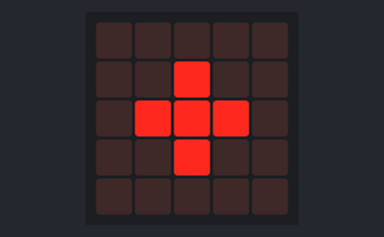
A program run on a simulated BBC micro:bit (MakeCode). Shown: the board's 5×5 LED display.

Above: at 0.2 s.
At 0.6 s:
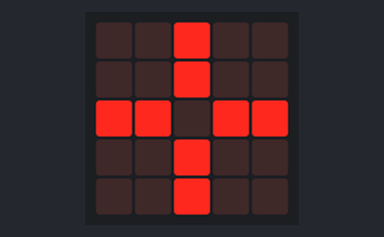
At 1.0 s:
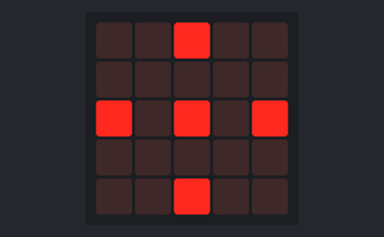

Measured:
- by itself, everything shown: repeats every 1.2 s, in 4 steps
- what the display in image 1 shows lasts 0.4 s, from 0.4 s to 0.8 s

The program:

main.ts
```typescript
input.onGesture(Gesture.TiltRight, function () {

})
input.onGesture(Gesture.TiltLeft, function () {

})
basic.forever(function () {
    basic.showLeds(`
        . . . . .
        . . # . .
        . # # # .
        . . # . .
        . . . . .
        `)
    basic.clearScreen()
    basic.showLeds(`
        . . # . .
        . . # . .
        # # . # #
        . . # . .
        . . # . .
        `)
    basic.clearScreen()
    basic.showLeds(`
        . . # . .
        . . . . .
        # . # . #
        . . . . .
        . . # . .
        `)
    basic.clearScreen()
})
```

test.ts
```typescript
// テストはここに来ます。このパッケージが拡張機能として使用されるときにはコンパイルされません。
```
